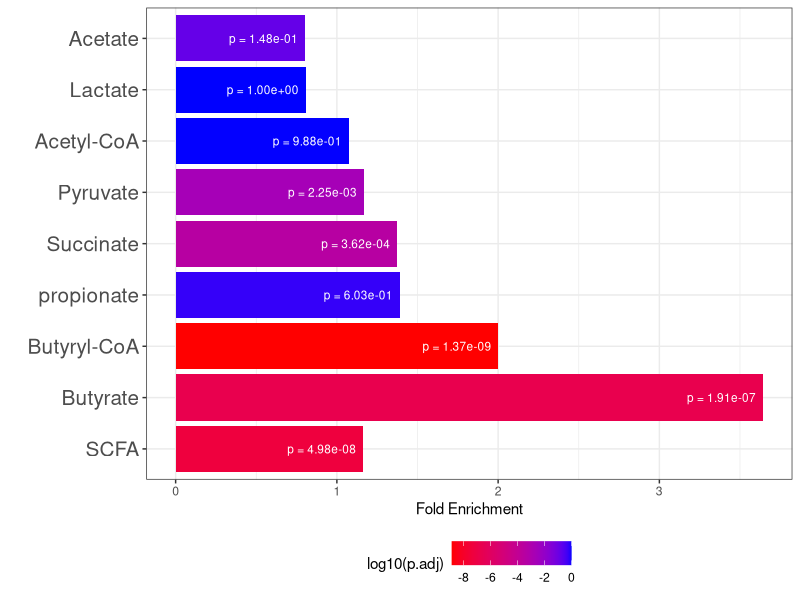

Source code (R):
library(circlize)
library(ggplot2)
library(dplyr)
require(gridExtra)
library(grid)
library(cowplot)
library(ggplot2)
library(dplyr)
require(gridExtra)
library(grid)
library(cowplot)
library(ggpubr)


pdf(file="scfa_freq.pdf", width=6, height=8, onefile=FALSE)


df<-read.table("scfa_freq.csv", sep=",", header=TRUE)

df <- arrange(df, desc(fold))
my_order = c("SCFA", "Butyrate", "Butyryl-CoA", "propionate", "Succinate", "Pyruvate", "Acetyl-CoA", "Lactate", "Acetate")
df$scfa <- factor(df$scfa, levels = my_order)
#df <- filter(df, p.adj < 0.05)
ggplot(df,aes(y=fold,x=scfa,fill=log10(p.adj)))+ 
  geom_bar(stat="identity",position = "dodge") +
  scale_fill_gradient(low = "red", high = "blue") +
  theme_bw()+
  coord_flip()+
  xlab("")+
  ylab("Fold Enrichment")+
  #scale_y_continuous(trans='log2')+
  #geom_hline(yintercept = 1, linetype = "dashed") +
  theme(strip.text.y = element_text(angle = 0), legend.position = "bottom", axis.text.y = element_text(size = 15)) +
  geom_text(aes(label=paste("p =", format(p.adj, scientific = TRUE, digits = 3))), 
            position=position_dodge(width=0.9), 
            vjust=0.5,hjust=1.1, size=3, color="white")


# df2<-read.table("scfa_freq.csv", header=TRUE, check.names = FALSE, sep=",")
# # Change the colors manually
# x<-filter(df2, scfa=="scfa" & group=="control")$p.adj
# rounded_x <- format(x, scientific = TRUE, digits = 3)
# text <- paste("p=", rounded_x)
# p <- ggplot(data=filter(df2, scfa=="scfa"), aes(x=group, y=freq, fill=group)) +
#   geom_bar(stat="identity", color="black", position=position_dodge(), width=0.5)+
#   theme_classic()+
#   scale_fill_manual(values=c('#999999','#E69F00'))+
#   xlab("")+
#   annotate("text", x=1, y=0.05, label=text, color="#999999", size=5, hjust=0.5)
# p


dev.off()
